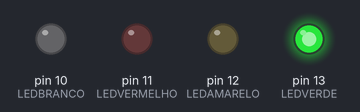
A sketch run on a simulated Arduino Uno, built with avr-gcc and run on an emulated ATmega328P. Shown: output pins drawn as LEDs (lit = HIGH).

Above: at 0.5 s.
At 1.5 s:
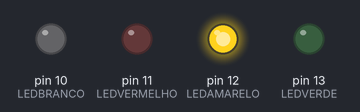
At 2.5 s:
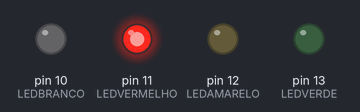
At 3.5 s:
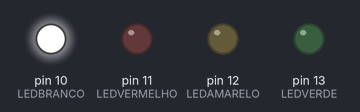
Timing chart, 0 to 5.2 s (numbered marks = the images above):
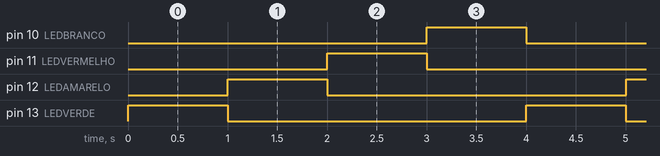

The sketch:

efeito_domino.ino
```cpp
#define LEDVERDE 13
#define LEDAMARELO 12
#define LEDVERMELHO 11
#define LEDBRANCO 10

void setup()
{
  pinMode(LEDVERDE, OUTPUT);
  pinMode(LEDAMARELO, OUTPUT);
  pinMode(LEDVERMELHO, OUTPUT);
  pinMode(LEDBRANCO, OUTPUT);
}

void loop()
{
  digitalWrite(LEDVERDE, HIGH);
  delay(1000);
  digitalWrite(LEDVERDE, LOW);
  delay(0001);

  digitalWrite (LEDAMARELO, HIGH);
  delay (1000);
  digitalWrite(LEDAMARELO, LOW);
  delay (0001);

  digitalWrite (LEDVERMELHO, HIGH);
  delay (1000);
  digitalWrite (LEDVERMELHO, LOW);
  delay (0001);

  digitalWrite (LEDBRANCO, HIGH);
  delay (1000);
  digitalWrite (LEDBRANCO, LOW);
  delay (0001);
}
```

Measured:
- by itself, pin 10 (LEDBRANCO), pin 11 (LEDVERMELHO), pin 12 (LEDAMARELO), pin 13 (LEDVERDE): alternates HIGH for 1.0 s and LOW for 3.0 s
- by itself, everything shown: repeats every 4.0 s, in 8 steps
